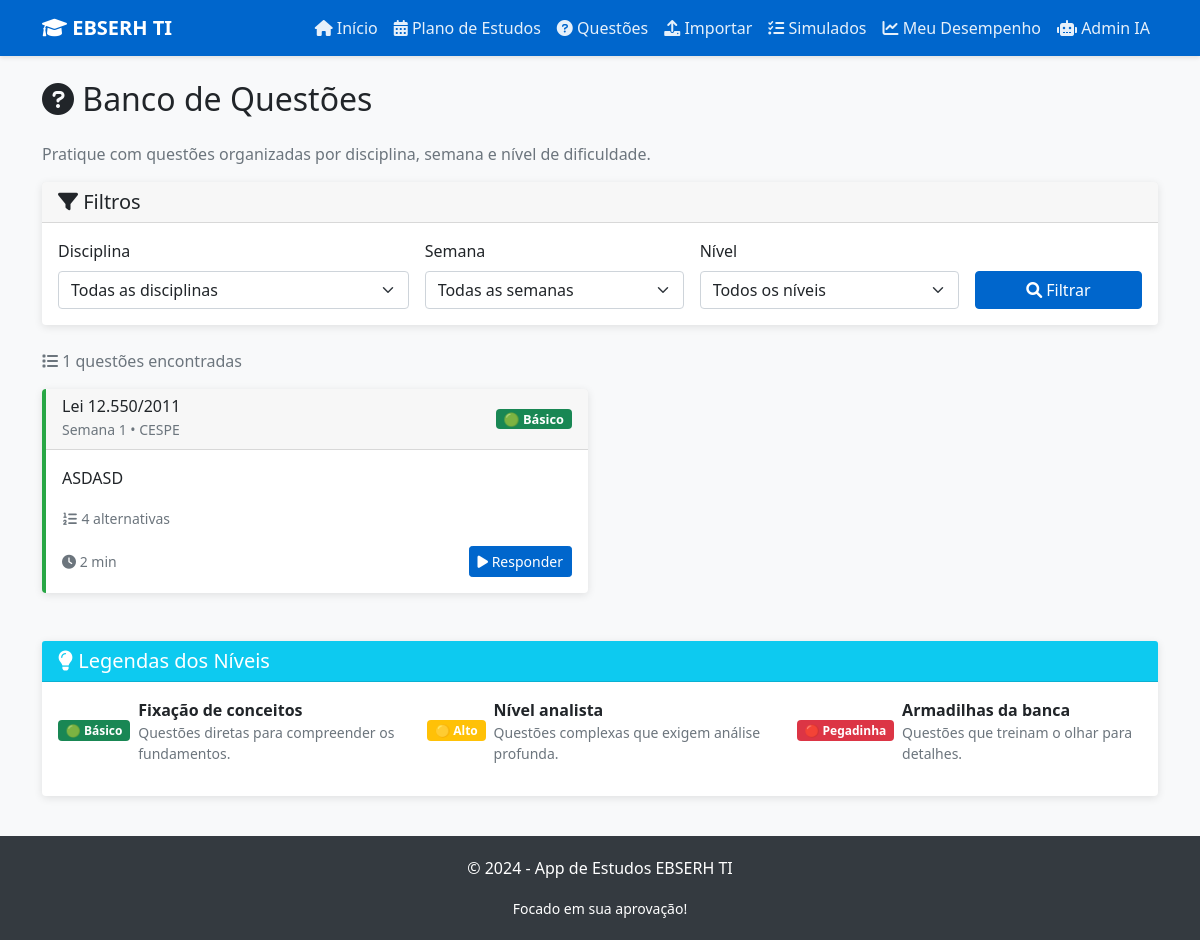
The page /questoes on the database its author committed.
### tables this page shows
CREATE TABLE questoes (
                id INTEGER PRIMARY KEY AUTOINCREMENT,
                disciplina TEXT NOT NULL,
                semana INTEGER NOT NULL,
                nivel TEXT NOT NULL CHECK (nivel IN ('Básico', 'Alto', 'Pegadinha')),
                banca TEXT NOT NULL,
                enunciado TEXT NOT NULL,
                alternativas TEXT NOT NULL,
                resposta_correta TEXT NOT NULL,
                comentario TEXT NOT NULL
            );

### app.py (the view)
@app.route('/questoes')
def questoes():
    disciplina = request.args.get('disciplina', '')
    semana = request.args.get('semana', '')
    nivel = request.args.get('nivel', '')
    conn = get_db_connection()
    query = 'SELECT DISTINCT disciplina FROM questoes ORDER BY disciplina'
    disciplinas = conn.execute(query).fetchall()
    query = 'SELECT DISTINCT semana FROM questoes ORDER BY semana'
    semanas = conn.execute(query).fetchall()
    query = 'SELECT * FROM questoes WHERE 1=1'
    params = []
    if disciplina:
        query += ' AND disciplina = ?'
        params.append(disciplina)
    if semana:
        query += ' AND semana = ?'
        params.append(semana)
    if nivel:
        query += ' AND nivel = ?'
        params.append(nivel)
    query += ' ORDER BY disciplina, semana, nivel'
    questoes = conn.execute(query, params).fetchall()
    conn.close()
    return render_template('questoes.html',
                         questoes=questoes,
                         disciplinas=disciplinas,
                         semanas=semanas,
                         filtros={'disciplina': disciplina, 'semana': semana, 'nivel': nivel})

### app.py (called while the page is built)
def get_db_connection():
    if db_url.startswith('sqlite'):
        conn = sqlite3.connect("ebserh_study.db")
        conn.row_factory = sqlite3.Row
        return conn
    else:
        return db

### templates/questoes.html (shortened to what this page needs)
{% extends "base.html" %}
{% block content %}
<div class="row">
    <div class="col-12">
        <h2 class="mb-4">
            <i class="fas fa-question-circle"></i> Banco de Questões
        </h2>
        <p class="text-muted">Pratique com questões organizadas por disciplina, semana e nível de dificuldade.</p>
    </div>
</div>
<div class="row mb-4">
    <div class="col-12">
        <div class="card">
            <div class="card-header">
                <h5 class="mb-0"><i class="fas fa-filter"></i> Filtros</h5>
            </div>
            <div class="card-body">
                <form method="GET" action="{{ url_for('questoes') }}">
                    <div class="row g-3">
                        <div class="col-md-4">
                            <label for="disciplina" class="form-label">Disciplina</label>
                            <select class="form-select" id="disciplina" name="disciplina">
                                <option value="">Todas as disciplinas</option>
                            </select>
                        </div>
                        <div class="col-md-3">
                            <label for="semana" class="form-label">Semana</label>
                            <select class="form-select" id="semana" name="semana">
                                <option value="">Todas as semanas</option>
                            </select>
                        </div>
                        <div class="col-md-3">
                            <label for="nivel" class="form-label">Nível</label>
                            <select class="form-select" id="nivel" name="nivel">
                                <option value="">Todos os níveis</option>
                            </select>
                        </div>
                        <div class="col-md-2 d-flex align-items-end">
                            <button type="submit" class="btn btn-primary w-100">
                                <i class="fas fa-search"></i> Filtrar
                            </button>
                        </div>
                    </div>
                </form>
            </div>
        </div>
    </div>
</div>
<div class="row mb-3">
    <div class="col-12">
        <div class="d-flex justify-content-between align-items-center">
            <span class="text-muted">
                <i class="fas fa-list"></i>
                {{ questoes|length }} questões encontradas
            </span>
        </div>
    </div>
</div>
<div class="row g-4">
    {% for questao in questoes %}
    <div class="col-lg-6">
        <div class="card h-100 nivel-{{ questao.nivel.lower().replace('á', 'a').replace('ç', 'c').replace('ê', 'e') }}">
            <div class="card-header d-flex justify-content-between align-items-center">
                <div>
                    <h6 class="mb-0">{{ questao.disciplina }}</h6>
                    <small class="text-muted">Semana {{ questao.semana }} • {{ questao.banca }}</small>
                </div>
                <span class="badge badge-nivel
                    {% if questao.nivel == 'Básico' %}bg-success
                    {% elif questao.nivel == 'Alto' %}bg-warning
                    {% else %}bg-danger{% endif %}">
                    {% if questao.nivel == 'Básico' %}🟢
                    {% elif questao.nivel == 'Alto' %}🟡
                    {% else %}🔴{% endif %}
                    {{ questao.nivel }}
                </span>
            </div>
            <div class="card-body">
                <p class="card-text">{{ questao.enunciado[:150] }}{% if questao.enunciado|length > 150 %}...{% endif %}</p>
                <div class="mb-3">
                    <small class="text-muted">
                        <i class="fas fa-list-ol"></i> 4 alternativas
                    </small>
                </div>
                <div class="d-flex justify-content-between align-items-center">
                    <small class="text-muted">
                        <i class="fas fa-clock"></i>
                        {% if questao.nivel == 'Básico' %}2 min
                        {% elif questao.nivel == 'Alto' %}4 min
                        {% else %}5 min{% endif %}
                    </small>
                    <a href="{{ url_for('questao_detalhe', questao_id=questao.id) }}" class="btn btn-primary btn-sm">
                        <i class="fas fa-play"></i> Responder
                    </a>
                </div>
            </div>
        </div>
    </div>
    {% endfor %}
</div>
<div class="row mt-5">
    <div class="col-12">
        <div class="card">
            <div class="card-header bg-info text-white">
                <h5 class="mb-0"><i class="fas fa-lightbulb"></i> Legendas dos Níveis</h5>
            </div>
            <div class="card-body">
                <div class="row">
                    <div class="col-md-4">
                        <div class="d-flex align-items-center mb-3">
                            <span class="badge bg-success me-2">🟢 Básico</span>
                            <div>
                                <strong>Fixação de conceitos</strong>
                                <p class="small text-muted mb-0">Questões diretas para compreender os fundamentos.</p>
                            </div>
                        </div>
                    </div>
                    <div class="col-md-4">
                        <div class="d-flex align-items-center mb-3">
                            <span class="badge bg-warning me-2">🟡 Alto</span>
                            <div>
                                <strong>Nível analista</strong>
                                <p class="small text-muted mb-0">Questões complexas que exigem análise profunda.</p>
                            </div>
                        </div>
                    </div>
                    <div class="col-md-4">
                        <div class="d-flex align-items-center mb-3">
                            <span class="badge bg-danger me-2">🔴 Pegadinha</span>
                            <div>
                                <strong>Armadilhas da banca</strong>
                                <p class="small text-muted mb-0">Questões que treinam o olhar para detalhes.</p>
                            </div>
                        </div>
                    </div>
                </div>
            </div>
        </div>
    </div>
</div>
{% endblock %}

### templates/base.html (style rules this page uses)
:root { --primary-color: #0066cc; --secondary-color: #004499; --success-color: #28a745; --warning-color: #ffc107; --danger-color: #dc3545; --light-bg: #f8f9fa; }
body { background-color: var(--light-bg); font-family: 'Segoe UI', Tahoma, Geneva, Verdana, sans-serif; }
.btn-primary { background-color: var(--primary-color); border-color: var(--primary-color); }
.card { border: none; box-shadow: 0 2px 8px rgba(0,0,0,0.1); transition: transform 0.3s, box-shadow 0.3s; }
.nivel-basico { border-left: 4px solid var(--success-color); }
.badge-nivel { font-size: 0.8em; padding: 4px 8px; }

### rows shown on the page
questoes: disciplina "Lei 12.550/2011", semana "1", banca "CESPE", nivel "Básico", enunciado "ASDASD", shows "2 min"

### other values the page prints
{{ questoes|length }} "1"
